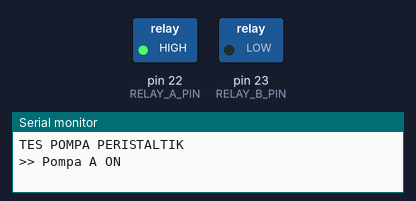
Recording of a sketch running on a simulated Arduino Mega 2560, built with avr-gcc and run on an emulated ATmega2560. Shown: switched loads named in the sketch (green lamp = pin HIGH), the last lines printed to the serial monitor.

Above: at 2.1 s.
At 7.1 s:
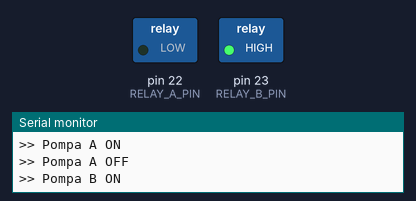
At 12.1 s:
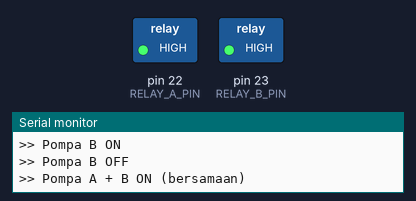
At 15.1 s:
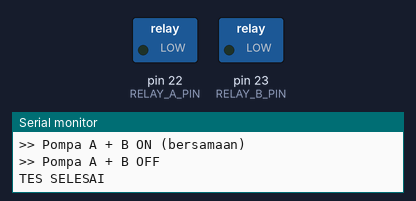
Timing chart, 0 to 16.6 s (numbered marks = the images above):
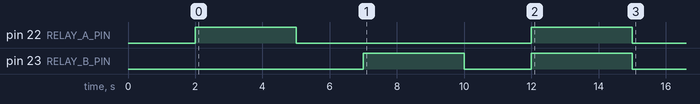

The sketch:

Peristaltik-Pump-Test.ino
```cpp
#define RELAY_A_PIN  22
#define RELAY_B_PIN  23

#define DURASI_NYALA 3000
#define JEDA         2000

void setup() {
  Serial.begin(115200);
  delay(1000);

  pinMode(RELAY_A_PIN, OUTPUT);
  pinMode(RELAY_B_PIN, OUTPUT);

  digitalWrite(RELAY_A_PIN, LOW);
  digitalWrite(RELAY_B_PIN, LOW);

  Serial.println("TES POMPA PERISTALTIK");
  delay(1000);

  Serial.println(">> Pompa A ON");
  digitalWrite(RELAY_A_PIN, HIGH);
  delay(DURASI_NYALA);
  digitalWrite(RELAY_A_PIN, LOW);
  Serial.println(">> Pompa A OFF");
  delay(JEDA);

  Serial.println(">> Pompa B ON");
  digitalWrite(RELAY_B_PIN, HIGH);
  delay(DURASI_NYALA);
  digitalWrite(RELAY_B_PIN, LOW);
  Serial.println(">> Pompa B OFF");
  delay(JEDA);

  Serial.println(">> Pompa A + B ON (bersamaan)");
  digitalWrite(RELAY_A_PIN, HIGH);
  digitalWrite(RELAY_B_PIN, HIGH);
  delay(DURASI_NYALA);
  digitalWrite(RELAY_A_PIN, LOW);
  digitalWrite(RELAY_B_PIN, LOW);
  Serial.println(">> Pompa A + B OFF");

  Serial.println("TES SELESAI");
}

void loop() {
}
```
